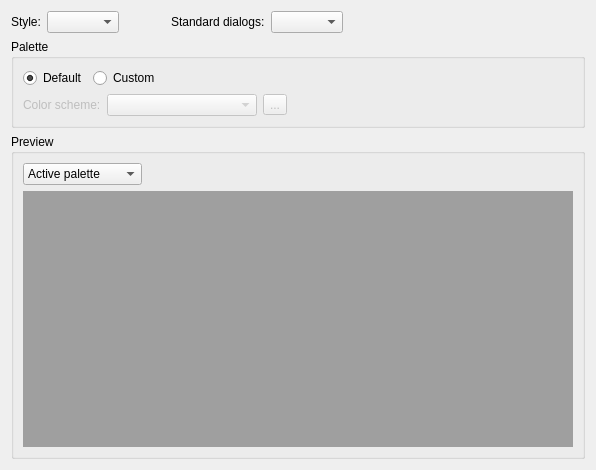
<?xml version="1.0" encoding="UTF-8"?>
<ui version="4.0">
 <class>AppearancePage</class>
 <widget class="QWidget" name="AppearancePage">
  <property name="geometry">
   <rect>
    <x>0</x>
    <y>0</y>
    <width>596</width>
    <height>470</height>
   </rect>
  </property>
  <property name="windowTitle">
   <string notr="true">Form</string>
  </property>
  <layout class="QGridLayout" name="gridLayout_4">
   <item row="0" column="0">
    <widget class="QLabel" name="label">
     <property name="text">
      <string>Style:</string>
     </property>
    </widget>
   </item>
   <item row="0" column="1">
    <widget class="QComboBox" name="styleComboBox"/>
   </item>
   <item row="0" column="5">
    <spacer name="horizontalSpacer">
     <property name="orientation">
      <enum>Qt::Horizontal</enum>
     </property>
     <property name="sizeHint" stdset="0">
      <size>
       <width>40</width>
       <height>20</height>
      </size>
     </property>
    </spacer>
   </item>
   <item row="0" column="2">
    <spacer name="horizontalSpacer_5">
     <property name="orientation">
      <enum>Qt::Horizontal</enum>
     </property>
     <property name="sizeType">
      <enum>QSizePolicy::Fixed</enum>
     </property>
     <property name="sizeHint" stdset="0">
      <size>
       <width>40</width>
       <height>20</height>
      </size>
     </property>
    </spacer>
   </item>
   <item row="3" column="0" colspan="6">
    <widget class="QGroupBox" name="groupBox">
     <property name="title">
      <string>Preview</string>
     </property>
     <layout class="QGridLayout" name="gridLayout">
      <item row="0" column="0">
       <widget class="QComboBox" name="paletteComboBox">
        <property name="focusPolicy">
         <enum>Qt::TabFocus</enum>
        </property>
        <item>
         <property name="text">
          <string>Active palette</string>
         </property>
        </item>
        <item>
         <property name="text">
          <string>Inactive palette</string>
         </property>
        </item>
        <item>
         <property name="text">
          <string>Disabled palette</string>
         </property>
        </item>
       </widget>
      </item>
      <item row="0" column="1">
       <spacer name="horizontalSpacer_2">
        <property name="orientation">
         <enum>Qt::Horizontal</enum>
        </property>
        <property name="sizeHint" stdset="0">
         <size>
          <width>82</width>
          <height>20</height>
         </size>
        </property>
       </spacer>
      </item>
      <item row="1" column="0" colspan="2">
       <widget class="QMdiArea" name="mdiArea">
        <property name="activationOrder">
         <enum>QMdiArea::ActivationHistoryOrder</enum>
        </property>
        <property name="tabsMovable">
         <bool>false</bool>
        </property>
       </widget>
      </item>
     </layout>
    </widget>
   </item>
   <item row="2" column="0" colspan="6">
    <widget class="QGroupBox" name="paletteGroupBox">
     <property name="title">
      <string>Palette</string>
     </property>
     <layout class="QVBoxLayout" name="_2">
      <item>
       <layout class="QHBoxLayout" name="horizontalLayout">
        <property name="spacing">
         <number>6</number>
        </property>
        <item>
         <widget class="QRadioButton" name="defaultPaletteButton">
          <property name="text">
           <string>Default</string>
          </property>
          <property name="checked">
           <bool>true</bool>
          </property>
         </widget>
        </item>
        <item>
         <widget class="QRadioButton" name="customPaletteButton">
          <property name="text">
           <string>Custom</string>
          </property>
         </widget>
        </item>
        <item>
         <spacer name="horizontalSpacer_3">
          <property name="orientation">
           <enum>Qt::Horizontal</enum>
          </property>
          <property name="sizeHint" stdset="0">
           <size>
            <width>230</width>
            <height>20</height>
           </size>
          </property>
         </spacer>
        </item>
       </layout>
      </item>
      <item>
       <layout class="QHBoxLayout" name="horizontalLayout_2">
        <item>
         <widget class="QLabel" name="colorScheeLabel">
          <property name="enabled">
           <bool>false</bool>
          </property>
          <property name="text">
           <string>Color scheme:</string>
          </property>
         </widget>
        </item>
        <item>
         <widget class="QComboBox" name="colorSchemeComboBox">
          <property name="enabled">
           <bool>false</bool>
          </property>
          <property name="minimumSize">
           <size>
            <width>150</width>
            <height>0</height>
           </size>
          </property>
          <property name="focusPolicy">
           <enum>Qt::TabFocus</enum>
          </property>
         </widget>
        </item>
        <item>
         <widget class="QToolButton" name="colorSchemeButton">
          <property name="enabled">
           <bool>false</bool>
          </property>
          <property name="text">
           <string>...</string>
          </property>
          <property name="popupMode">
           <enum>QToolButton::InstantPopup</enum>
          </property>
          <property name="arrowType">
           <enum>Qt::NoArrow</enum>
          </property>
         </widget>
        </item>
        <item>
         <spacer name="horizontalSpacer_4">
          <property name="orientation">
           <enum>Qt::Horizontal</enum>
          </property>
          <property name="sizeHint" stdset="0">
           <size>
            <width>40</width>
            <height>20</height>
           </size>
          </property>
         </spacer>
        </item>
       </layout>
      </item>
     </layout>
    </widget>
   </item>
   <item row="0" column="3">
    <widget class="QLabel" name="dialogLabel">
     <property name="text">
      <string>Standard dialogs:</string>
     </property>
    </widget>
   </item>
   <item row="0" column="4">
    <widget class="QComboBox" name="dialogComboBox"/>
   </item>
  </layout>
 </widget>
 <tabstops>
  <tabstop>styleComboBox</tabstop>
  <tabstop>dialogComboBox</tabstop>
  <tabstop>defaultPaletteButton</tabstop>
  <tabstop>customPaletteButton</tabstop>
  <tabstop>colorSchemeComboBox</tabstop>
  <tabstop>colorSchemeButton</tabstop>
  <tabstop>paletteComboBox</tabstop>
 </tabstops>
 <resources/>
 <connections>
  <connection>
   <sender>customPaletteButton</sender>
   <signal>toggled(bool)</signal>
   <receiver>colorScheeLabel</receiver>
   <slot>setEnabled(bool)</slot>
   <hints>
    <hint type="sourcelabel">
     <x>160</x>
     <y>79</y>
    </hint>
    <hint type="destinationlabel">
     <x>77</x>
     <y>104</y>
    </hint>
   </hints>
  </connection>
  <connection>
   <sender>customPaletteButton</sender>
   <signal>toggled(bool)</signal>
   <receiver>colorSchemeComboBox</receiver>
   <slot>setEnabled(bool)</slot>
   <hints>
    <hint type="sourcelabel">
     <x>144</x>
     <y>75</y>
    </hint>
    <hint type="destinationlabel">
     <x>146</x>
     <y>100</y>
    </hint>
   </hints>
  </connection>
  <connection>
   <sender>customPaletteButton</sender>
   <signal>toggled(bool)</signal>
   <receiver>colorSchemeButton</receiver>
   <slot>setEnabled(bool)</slot>
   <hints>
    <hint type="sourcelabel">
     <x>177</x>
     <y>78</y>
    </hint>
    <hint type="destinationlabel">
     <x>288</x>
     <y>116</y>
    </hint>
   </hints>
  </connection>
 </connections>
</ui>
